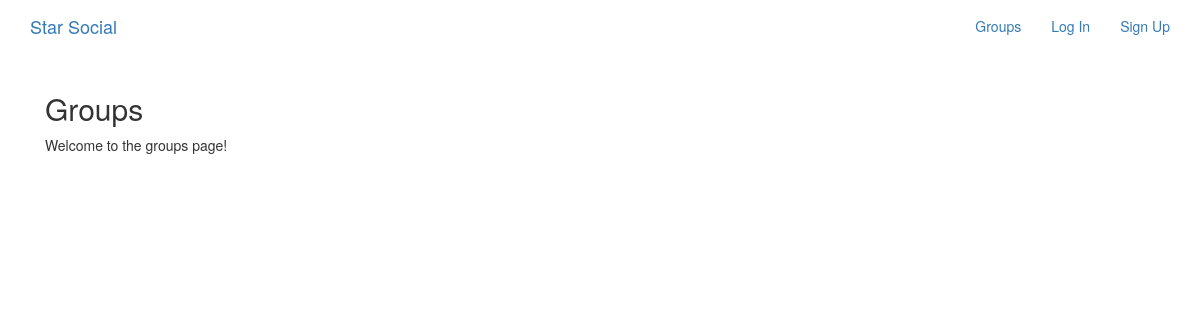
Before: /groups with the older database file.
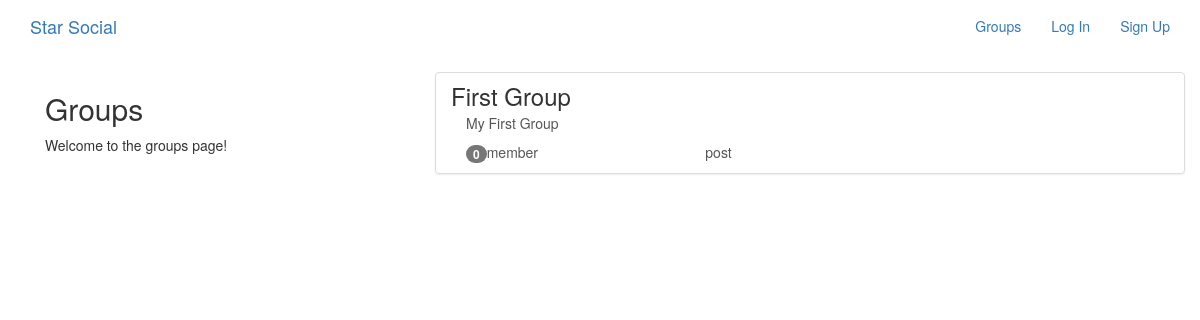
After: the same page with the newer database file.
### groups/models.py (models this page shows, shortened)
class Group(models.Model):
    name = models.CharField(max_length=255,unique=True)
    slug = models.SlugField(allow_unicode=True,unique=True)
    description = models.TextField(blank=True,default='')
    description_html = models.TextField(editable=False,default='',blank=True)
    members = models.ManyToManyField(User,through="GroupMember")
    class Meta:
        ordering = ['name']

### groups/views.py (the view)
# urls.py: path('',views.ListGroups.as_view(),name='all'),
class ListGroups(generic.ListView):
    model = Group

### groups/templates/groups/group_list.html (shortened to what this page needs)
{% extends "groups/group_base.html" %}
{% block pregroup %}
<div class="col-md-4">
    <div class="content">
        <h2>Groups</h2>
        <p>Welcome to the groups page!</p>
   </div>
</div>
{% endblock %}
{% block group_content %}
<div class="col-md-8">
    <div class="list-group">
        {% for group in object_list %}
        <a class="list-group-item" href="{% url 'groups:single' slug=group.slug%}">
            <h3 class="title list-group-item-heading">{{group.name}}</h3>
            <div class="list-group-item-text container-fluid">
                {{ group.description_html|safe}}
                <div class="row">
                    <div class="col-md-4">
                        <span class="badge">{{group.members.count}}</span>member{{group.member.count|pluralize}}
                    </div>
                    <div class="col-md-4">
                         post{{group.posts.count|pluralize}}
                    </div>
                </div>
            </div>
        </a>
        {%  endfor %}
    </div>
</div>
{% endblock %}

### groups/templates/groups/group_base.html (shortened to what this page needs)
{% extends "base.html" %}
{% block content %}
 <div class="container">
     <div class="row">
         {% block pregroup %}{% endblock %}
         {% block group_content %}{% endblock %}
     </div>
 </div>
{% endblock %}

### templates/base.html (shortened to what this page needs)
<!DOCTYPE html>
{% load static %}
<html lang="en">
<head>
    <link rel="stylesheet" href="https://maxcdn.bootstrapcdn.com/bootstrap/3.3.7/css/bootstrap.min.css">
    <link rel="stylesheet" href="https://maxcdn.bootstrapcdn.com/bootstrap/3.3.7/css/bootstrap-theme.min.css">
    <link rel="stylesheet" href="{% static 'simplesocial/css/master.css' %}">
</head>
<body>
    <nav class="navbar mynav" role="navigation" id="navbar">
        <div class="container">
            <a class="navbar-brand" href="{% url  'home'  %}">Star Social</a>
            <ul class="nav navbar-nav navbar-right">
                {% if user.is_authenticated %}
                <li><a href="{% url 'posts:create' %}">Posts</a></li>
                <li><a href="{% url 'groups:all' %}">Groups</a></li>
                <li><a href="{% url 'groups:create' %}">Create Group</a></li>
                <li><a href="{% url 'accounts:logout' %}">Log Out</a></li>
                {% else %}
                <li><a href="{% url 'groups:all' %}">Groups</a></li>
                <li><a href="{% url 'accounts:login' %}">Log In</a></li>
                <li><a href="{% url 'accounts:signup'  %}">Sign Up</a></li>
                {% endif %}
            </ul>
        </div>
    </nav>
    <div class="container mycontainer">
        {%  block content  %}
        {%  endblock %}
    </div>
</body>
</html>

Changed rows visible on the page:
added Group: name "First Group", description_html "My First Group", members.count "0"
